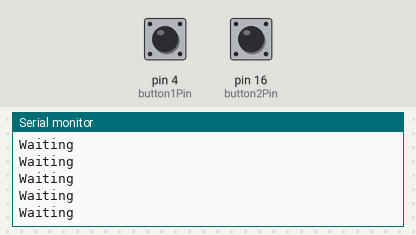
This sketch was run on a simulated Arduino Uno, built with avr-gcc and run on an emulated ATmega328P. Shown: the last lines printed to the serial monitor. The inputs (shaded band) are chosen by the test bench; at power-on: pin 4 (button1Pin) HIGH, pin 16 (button2Pin) HIGH.

Above: at 0.8 s.
0.9 s: pin 4 (button1Pin) pulled LOW for 0.15 s
At 2.0 s:
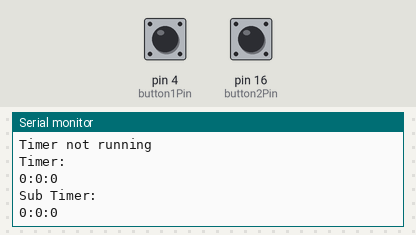
2.9 s: pin 4 (button1Pin) pulled LOW for 1 s
5.4 s: pin 16 (button2Pin) pulled LOW for 0.15 s
At 5.88 s:
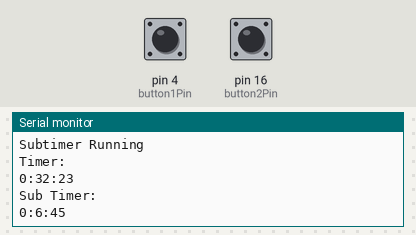
7.3 s: pin 16 (button2Pin) pulled LOW for 1 s
9.8 s: pin 16 (button2Pin) pulled LOW for 3.2 s
Timing chart, 0 to 12.8 s (numbered marks = the images above; inputs shaded):
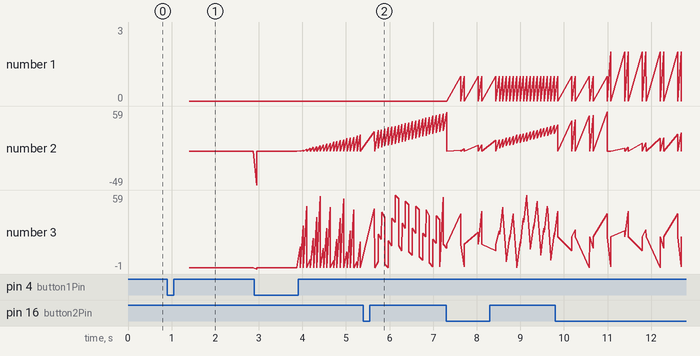

The sketch:

ButtonTimerTest.ino
```cpp
const int button1Pin = 4;                                                    //Input pin(s) for buttons and HR monitor
const int button2Pin = 16;

int start1Time;
int start2Time;
int stop1Time;
int stop2Time;

int timer1Time;
int timer2Time;

boolean timergo = false;
boolean subTimerGo = false;

//-----------------------------------------------------------------------------

void setup() {
  Serial.begin(115200);                                                          // Start serial communication for debugging purposes

//---------- Wait for Button to start timer-----------------------
  pinMode(button1Pin, INPUT_PULLUP);
  pinMode(button2Pin, INPUT_PULLUP);

  int button1State;
  button1State = digitalRead(button1Pin);
  Serial.println(button1State);

    while (button1State == HIGH){
     Serial.println("Waiting");

     button1State = digitalRead(button1Pin);
    }
  delay(500);                                            //delay button press command long enough to release
}
//---------------------------------------------------------------------------------

void loop() {

int j;
int i;

float subTimes[10];
float lapTimes[10];
//---------- Buttons for timer------------------------------------

int button1State = digitalRead(button1Pin);               //read the state of the timer button value:
     Serial.println("button1State");
     Serial.println(button1State);

int button2State = digitalRead(button2Pin);
     Serial.println("button2State");
     Serial.println(button2State);

//----------IF MAIN TIMER IS RUNNING------------------------------

  if (timergo == true){                                  //Check if main timer is running
      Serial.println("Timer Running");
      if (button1State == LOW) {                       //Check if main timer button is pressed.
        stop1Time = millis();                           //If so, record stop time,
        lapTimes[i] = stop1Time - start1Time;           //add time to lap times,
        i++;                                            //and increment lap time array.
        if (button2State == LOW){                      //And if the second button is pressed at the same time
            timergo=false;                              //stop timer readings altogether.
            subTimerGo = false;
            delay(100);                                 //and wait a bit for button to be released
            }
        else{
          start1Time = millis();                          //Otherwise, just perform a lap, reset timer and continue.
          stop1Time = 0;
        }
      }

      if (subTimerGo == true){                           //Check if sub timer is running.
        Serial.println("Subtimer Running");

        if (button2State == LOW){                      //Check if sub timer button is pressed.
            stop2Time = millis();                       //If so, record stop time,
            subTimes[j] = stop2Time - start2Time;       //add time to sub lap times,
            j++;                                        //and increment sub lap time array,
            subTimerGo = false;                         //and stop sub timer readings.
          }
        else{
            timer2Time = millis()-start2Time;
        }
        }
      else{                                             //If sub timer is NOT running,
        if (button2State == LOW){                      //Check if sub timer button is pressed
            start2Time = millis();                      //If so, start sub timer,
            subTimerGo = true;                          //and start sub timer readings.
            delay(250);
          }
        else{
            timer2Time = stop2Time - start2Time;            //If sub timer isn't running AND button isn't pressed DISPLAY LAST KNOWN SUB TIME.
          }
      }
      timer1Time = millis()-start1Time;                //If neither button is pressed, just continue to display uninterrupted main time,
  }

//----------IF TIMER IS NOT RUNNING-------------------------------

  if (timergo == false){
      Serial.println("Timer not running");
      button1State = digitalRead(button1Pin);               //read the state of the timer button value:
      if (button1State == LOW) {                      //check if the pushbutton is pressed. If it is, the buttonState is HIGH:
        start1Time = millis();
        timergo=true;
        Serial.println("Timer Started");
      }
      timer1Time = stop1Time - start1Time;
      timer2Time = stop2Time - start2Time;
  }

    int hour1 = timer1Time/3600;
    timer1Time = timer1Time%3600;
    int min1 = timer1Time/60;
    timer1Time = timer1Time%60;
    int sec1 = timer1Time;

    int hour2 = timer2Time/3600;
    timer2Time = timer2Time%3600;
    int min2 = timer2Time/60;
    timer2Time = timer2Time%60;
    int sec2 = timer2Time;

    Serial.println("Timer:");
    Serial.print(hour1);
    Serial.print(":");
    Serial.print(min1);
    Serial.print(":");
    Serial.print(sec1);

    Serial.println(" ");
    Serial.println("Sub Timer:");
    Serial.print(hour2);
    Serial.print(":");
    Serial.print(min2);
    Serial.print(":");
    Serial.print(sec2);
    Serial.println(" ");

    delay(75);
 }

//-------------------------------------------------------------------------------------

/*TODO
Setup Debounce
Make HH:MM:SS:XXX format
Functions:
    Timer()
    Display()
Bluetooth data dump?
*/
```

Measured:
- after the input at 0.9 s, the serial monitor: prints a new line after 0.50 s (image 1)
- after the input at 5.4 s, the serial monitor: prints a new line after 0.25 s (image 2)
